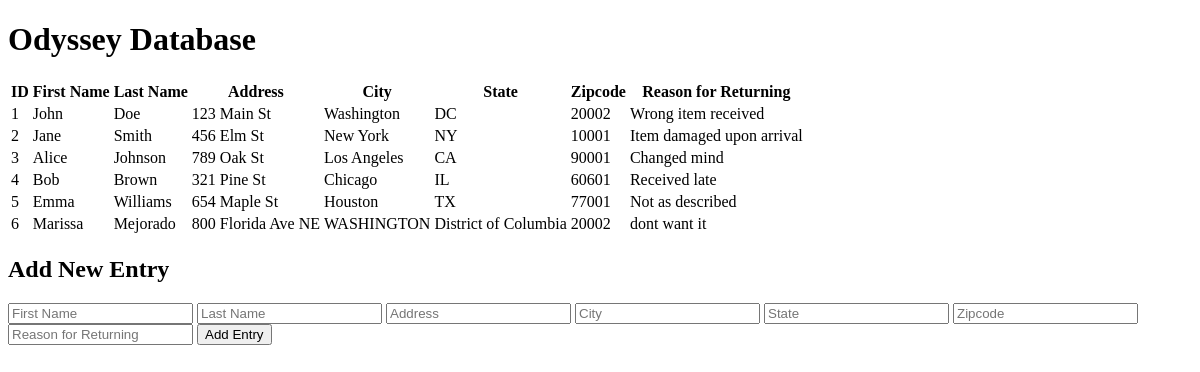
The page / on the database its author committed.
### tables this page shows
CREATE TABLE returned_names (
    name_ID INTEGER PRIMARY KEY AUTOINCREMENT,
    first_name TEXT NOT NULL,
    last_name TEXT NOT NULL,
    address TEXT,
    city TEXT,
    state TEXT,
    zipcode TEXT,
    reason_returned TEXT
);

### app1.py (the view)
@app.route("/")
def home():
    returned_names = get_data()
    return render_template("odysseydatabase.html", returned_names=returned_names)

### app1.py (called while the page is built)
def get_data():
    conn = sqlite3.connect("mydatabase.db")
    conn.row_factory = sqlite3.Row
    cursor = conn.cursor()
    cursor.execute("SELECT * FROM returned_names")
    rows = cursor.fetchall()
    conn.close()
    return rows

### templates/odysseydatabase.html (shortened to what this page needs)
<!DOCTYPE html>
<html lang="en">
<head>
    <link rel="stylesheet" href="{{ url_for('static', filename='style.css') }}">
</head>
<body>
    <div class="container">
        <h1>Odyssey Database</h1>
        <table>
            <tr>
                <th>ID</th>
                <th>First Name</th>
                <th>Last Name</th>
                <th>Address</th>
                <th>City</th>
                <th>State</th>
                <th>Zipcode</th>
                <th>Reason for Returning</th>
            </tr>
            {% for user in returned_names %}
            <tr>
                <td>{{ user.name_ID }}</td>
                <td>{{ user.first_name }}</td>
                <td>{{ user.last_name }}</td>
                <td>{{ user.address }}</td>
                <td>{{ user.city }}</td>
                <td>{{ user.state }}</td>
                <td>{{ user.zipcode }}</td>
                <td>{{ user.reason_returned }}</td>
            </tr>
            {% endfor %}
        </table>
        <h2>Add New Entry</h2>
        <form action="/add" method="post">
            <input type="text" name="first_name" placeholder="First Name" required>
            <input type="text" name="last_name" placeholder="Last Name" required>
            <input type="text" name="address" placeholder="Address" required>
            <input type="text" name="city" placeholder="City" required>
            <input type="text" name="state" placeholder="State" required>
            <input type="text" name="zipcode" placeholder="Zipcode" required>
            <input type="text" name="reason_returned" placeholder="Reason for Returning" required>
            <button type="submit">Add Entry</button>
        </form>
    </div>
</body>
</html>

### rows shown on the page
returned_names: name_ID "1", first_name "John", last_name "Doe", address "123 Main St", city "Washington", state "DC", zipcode "20002", reason_returned "Wrong item received"
returned_names: name_ID "2", first_name "Jane", last_name "Smith", address "456 Elm St", city "New York", state "NY", zipcode "10001", reason_returned "Item damaged upon arrival"
returned_names: name_ID "3", first_name "Alice", last_name "Johnson", address "789 Oak St", city "Los Angeles", state "CA", zipcode "90001", reason_returned "Changed mind"
returned_names: name_ID "4", first_name "Bob", last_name "Brown", address "321 Pine St", city "Chicago", state "IL", zipcode "60601", reason_returned "Received late"
returned_names: name_ID "5", first_name "Emma", last_name "Williams", address "654 Maple St", city "Houston", state "TX", zipcode "77001", reason_returned "Not as described"
returned_names: name_ID "6", first_name "Marissa", last_name "Mejorado", address "800 Florida Ave NE", city "WASHINGTON", state "District of Columbia", zipcode "20002", reason_returned "dont want it"
